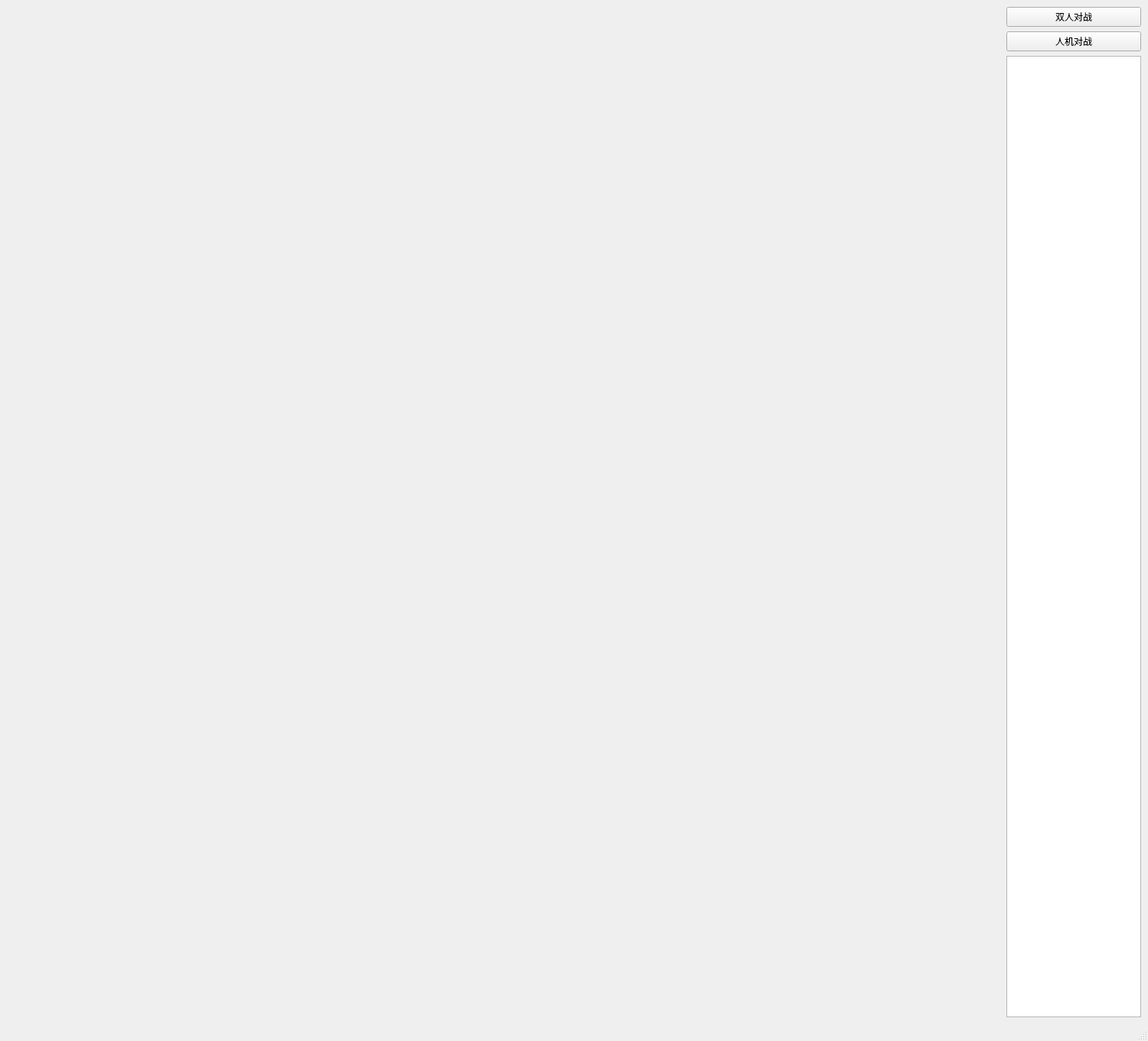
<?xml version="1.0" encoding="UTF-8"?>
<ui version="4.0">
 <class>mainWindow</class>
 <widget class="QMainWindow" name="mainWindow">
  <property name="geometry">
   <rect>
    <x>0</x>
    <y>0</y>
    <width>1500</width>
    <height>1360</height>
   </rect>
  </property>
  <property name="minimumSize">
   <size>
    <width>1500</width>
    <height>1360</height>
   </size>
  </property>
  <property name="maximumSize">
   <size>
    <width>1500</width>
    <height>1360</height>
   </size>
  </property>
  <property name="windowTitle">
   <string>五子棋-李佳霖2231313815</string>
  </property>
  <property name="accessibleDescription">
   <string notr="true"/>
  </property>
  <widget class="QWidget" name="centralwidget">
   <property name="accessibleDescription">
    <string notr="true"/>
   </property>
   <layout class="QHBoxLayout" name="horizontalLayout">
    <item>
     <widget class="QLabel" name="Show_label">
      <property name="enabled">
       <bool>true</bool>
      </property>
      <property name="sizePolicy">
       <sizepolicy hsizetype="Fixed" vsizetype="Fixed">
        <horstretch>0</horstretch>
        <verstretch>0</verstretch>
       </sizepolicy>
      </property>
      <property name="minimumSize">
       <size>
        <width>1300</width>
        <height>1300</height>
       </size>
      </property>
      <property name="maximumSize">
       <size>
        <width>1300</width>
        <height>1300</height>
       </size>
      </property>
      <property name="cursor">
       <cursorShape>CrossCursor</cursorShape>
      </property>
      <property name="mouseTracking">
       <bool>true</bool>
      </property>
      <property name="tabletTracking">
       <bool>false</bool>
      </property>
      <property name="accessibleDescription">
       <string notr="true"/>
      </property>
      <property name="text">
       <string/>
      </property>
     </widget>
    </item>
    <item>
     <layout class="QVBoxLayout" name="verticalLayout">
      <item>
       <widget class="QPushButton" name="stbutton">
        <property name="accessibleDescription">
         <string notr="true"/>
        </property>
        <property name="text">
         <string>双人对战</string>
        </property>
       </widget>
      </item>
      <item>
       <widget class="QPushButton" name="pushButton">
        <property name="text">
         <string>人机对战</string>
        </property>
       </widget>
      </item>
      <item>
       <widget class="QTextBrowser" name="log">
        <property name="accessibleDescription">
         <string notr="true"/>
        </property>
        <property name="html">
         <string>&lt;!DOCTYPE HTML PUBLIC &quot;-//W3C//DTD HTML 4.0//EN&quot; &quot;http://www.w3.org/TR/REC-html40/strict.dtd&quot;&gt;
&lt;html&gt;&lt;head&gt;&lt;meta name=&quot;qrichtext&quot; content=&quot;1&quot; /&gt;&lt;style type=&quot;text/css&quot;&gt;
p, li { white-space: pre-wrap; }
&lt;/style&gt;&lt;/head&gt;&lt;body style=&quot; font-family:'SimSun'; font-size:9pt; font-weight:400; font-style:normal;&quot;&gt;
&lt;p style=&quot;-qt-paragraph-type:empty; margin-top:0px; margin-bottom:0px; margin-left:0px; margin-right:0px; -qt-block-indent:0; text-indent:0px;&quot;&gt;&lt;br /&gt;&lt;/p&gt;&lt;/body&gt;&lt;/html&gt;</string>
        </property>
       </widget>
      </item>
     </layout>
    </item>
   </layout>
  </widget>
  <widget class="QStatusBar" name="statusbar">
   <property name="accessibleDescription">
    <string notr="true"/>
   </property>
  </widget>
 </widget>
 <resources/>
 <connections>
  <connection>
   <sender>pushButton</sender>
   <signal>clicked()</signal>
   <receiver>mainWindow</receiver>
   <slot>ai_start()</slot>
   <hints>
    <hint type="sourcelabel">
     <x>1427</x>
     <y>51</y>
    </hint>
    <hint type="destinationlabel">
     <x>1450</x>
     <y>65</y>
    </hint>
   </hints>
  </connection>
  <connection>
   <sender>stbutton</sender>
   <signal>clicked()</signal>
   <receiver>mainWindow</receiver>
   <slot>pvp_start()</slot>
   <hints>
    <hint type="sourcelabel">
     <x>1396</x>
     <y>25</y>
    </hint>
    <hint type="destinationlabel">
     <x>1497</x>
     <y>38</y>
    </hint>
   </hints>
  </connection>
 </connections>
 <slots>
  <slot>pvp_start()</slot>
  <slot>ai_start()</slot>
 </slots>
</ui>
